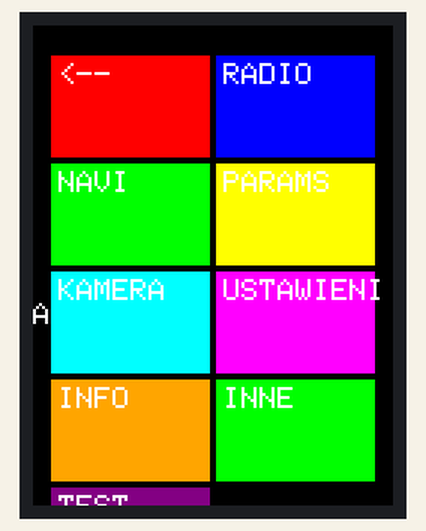
The program below on a simulated Arduino Mega 2560, built with avr-gcc and run on an emulated ATmega2560. Shown: 240×320 colour display. What the program prints to the serial monitor is not drawn.

Above: at 0.5 s.

The program:

main.cpp
```cpp
#include <MCUFRIEND_kbv.h>
#include <TouchScreen.h>
#include <Adafruit_GFX.h>
#include "Colors.hpp"
#include "ScreenParams.hpp"
#include "Layout.hpp"
#include "GBUButton.hpp"


// TFT i dotyk
MCUFRIEND_kbv tft;

// TouchScreen piny Mega
#define YP A3  // Must be an analog pin
#define XM A2  // Must be an analog pin
#define YM 9
#define XP 8

// Kalibracja (możesz zmienić po testach)
#define TS_MINX 120
#define TS_MAXX 900
#define TS_MINY 70
#define TS_MAXY 920

const int TS_LEFT=882,TS_RT=155,TS_TOP=57,TS_BOT=928;

TouchScreen ts = TouchScreen(XP, YP, XM, YM, 300);
TSPoint tp;

#define MINPRESSURE 200
#define MAXPRESSURE 1000

// Ekran GUI
enum Screen { MAIN_MENU, RADIO, NAVI, PARAMS, CAMERA };
Screen currentScreen = MAIN_MENU;

// void debugButton(Button btn) {
//   Serial.print("Button label: "); Serial.println(btn.label);
//   Serial.print("Button x: "); Serial.println(btn.x);
//   Serial.print("Button y: "); Serial.println(btn.y);
//   Serial.print("Button w: "); Serial.println(btn.w);
//   Serial.print("Button h: "); Serial.println(btn.h);
//   Serial.print("Button color: "); Serial.println(btn.color, HEX);
// }

int screenW = tft.width();
int screenH = tft.height();


bool isPressed(GBUButton btn, int x, int y) {
  return (x > btn.x && x < (btn.x + btn.w) &&
          y > btn.y && y < (btn.y + btn.h));
}

TSPoint getTouch() {
  TSPoint p = ts.getPoint();
  pinMode(YP, OUTPUT);
  pinMode(XM, OUTPUT);
  if (p.z > MINPRESSURE && p.z < MAXPRESSURE) {
    int x = map(p.x, TS_LEFT, TS_RT, 0, tft.width());
    int y = map(p.y, TS_TOP, TS_BOT, 0, tft.height());
    return TSPoint(x, y, 1);
  }
  return TSPoint(-1, -1, 0);
}

GBUButton* currentLayout = nullptr;

const char* labels[] = {
  "<--",
  "RADIO",
  "NAVI",
  "PARAMS",
  "KAMERA",
  "USTAWIENIA",
  "INFO",
  "INNE",
  "TEST",
  NULL
};

uint16_t colors[] = {
  RED,
  BLUE,
  GREEN,
  YELLOW,
  CYAN,
  MAGENTA,
  ORANGE,
  GREEN,
  PURPLE
};


void updateLayout() {
  currentLayout = createButtonGrid(9, labels, colors);
}

void drawMainMenu() {
  tft.fillScreen(BLACK);
  updateLayout();
  GBUButton* btn = currentLayout;
  Serial.println("Drawing main menu...");
  while (btn != nullptr) {
    drawButton(*btn, tft);  // Używamy wskaźnika do przycisku
    btn = btn->next;
  }
}

// void drawRadioScreen() {
//   tft.fillScreen(DARKGREY);
//   drawButton(currentLayout.btnBack);  // Używamy currentLayout zamiast lokalnej zmiennej
//   tft.setCursor(100, 100);
//   tft.setTextSize(3);
//   tft.setTextColor(WHITE);
//   tft.print("RADIO 99.8 MHz");
// }

// void drawNaviScreen() {
//   tft.fillScreen(BLUE);
//   drawButton(currentLayout.btnBack);  // Poprawiona zmienna z btnBack na currentLayout.btnBack
//   tft.setCursor(60, 100);
//   tft.setTextSize(2);
//   tft.setTextColor(WHITE);
//   tft.print("Nawigacja demo");
// }

// void drawParamsScreen() {
//   tft.fillScreen(BLACK);
//   drawButton(currentLayout.btnBack);  // Poprawiona zmienna z btnBack na currentLayout.btnBack
//   tft.setCursor(60, 100);
//   tft.setTextSize(2);
//   tft.setTextColor(GREEN);
//   tft.print("Temp: 90C");
//   tft.setCursor(60, 130);
//   tft.print("RPM: 2500");
// }

// void drawCameraScreen() {
//   tft.fillScreen(BLACK);
//   drawButton(currentLayout.btnBack);  // Poprawiona zmienna z btnBack na currentLayout.btnBack
//   tft.setCursor(60, 100);
//   tft.setTextSize(2);
//   tft.setTextColor(YELLOW);
//   tft.print("Kamera niedostepna");
//   tft.setCursor(60, 130);
//   tft.print("Dostepna na ESP32");
// }

void setup() {
  Serial.begin(9600);
  uint16_t ID = tft.readID();
  tft.begin(ID);
  tft.setRotation(VIEW_MODE);


  Serial.print("Screen width = ");
  Serial.println(screenW);
  Serial.print("Screen height = ");
  Serial.println(screenH);

  drawMainMenu();
}

void loop() {
  // tp = getTouch();
  // if (tp.z > 0) {
  //   switch (currentScreen) {
  //     case MAIN_MENU:
  //       if (isPressed(currentLayout.btnRadio, tp.x, tp.y)) {
  //         currentScreen = RADIO;
  //         drawRadioScreen();
  //       } else if (isPressed(currentLayout.btnNavi, tp.x, tp.y)) {
  //         currentScreen = NAVI;
  //         drawNaviScreen();
  //       } else if (isPressed(currentLayout.btnParams, tp.x, tp.y)) {
  //         currentScreen = PARAMS;
  //         drawParamsScreen();
  //       } else if (isPressed(currentLayout.btnCamera, tp.x, tp.y)) {
  //         currentScreen = CAMERA;
  //         drawCameraScreen();
  //       }
  //       break;

  //     case RADIO:
  //     case NAVI:
  //     case PARAMS:
  //     case CAMERA:
  //       if (isPressed(currentLayout.btnBack, tp.x, tp.y)) {
  //         currentScreen = MAIN_MENU;
  //         drawMainMenu();
  //       }
  //       break;
  //   }
    delay(300); // debouncing
  // }
}
```

Colors.hpp
```cpp
#pragma once

// Basic colors - mostly correct
#define BLACK   0x0000  // Correct
#define BLUE    0x001F  // Correct
#define RED     0xF800  // Correct
#define GREEN   0x07E0  // Correct
#define CYAN    0x07FF  // Correct
#define MAGENTA 0xF81F  // Correct
#define YELLOW  0xFFE0  // Correct
#define WHITE   0xFFFF  // Correct
#define ORANGE  0xFD20  // Correct
#define PURPLE  0x8010  // Correct
#define BROWN   0xBC40  // Correct
#define GREY    0x7BEF  // Correct

// Dark colors - some corrections needed
#define DARKBLUE    0x000F
#define DARKRED     0x8000
#define DARKGREEN   0x03E0
#define DARKCYAN    0x03EF
#define DARKMAGENTA 0x8010
#define DARKYELLOW  0x8400
#define DARKORANGE  0x8200
#define DARKPURPLE  0x4010
#define DARKBROWN   0x8200
#define DARKGREY    0x39E7

// Light colors - some corrections needed
#define LIGHTBLUE    0x739F
#define LIGHTGREEN   0x7FE0
#define LIGHTRED     0xF810
#define LIGHTCYAN    0x7FFF
#define LIGHTMAGENTA 0xFC1F
#define LIGHTYELLOW  0xFFE0
#define LIGHTORANGE  0xFE60
#define LIGHTPURPLE  0xA11F
#define LIGHTBROWN   0xCE60
#define LIGHTGREY    0xC618
```

GBUButton.cpp
```cpp
#include "GBUButton.hpp"
#include <MCUFRIEND_kbv.h>

void drawButton(GBUButton btn, MCUFRIEND_kbv &tft)
{
    tft.fillRect(btn.x, btn.y, btn.w, btn.h, btn.color);
    tft.setCursor(btn.x + 5, btn.y + 5);
    tft.setTextColor(WHITE);
    tft.setTextSize(2);
    tft.print(btn.label);
}
```

GBUButton.hpp
```cpp
#pragma once

#include <Arduino.h>
#include "Colors.hpp"
#include <MCUFRIEND_kbv.h>


struct GBUButton
{
    int x, y, w, h;
    const char *label;
    uint16_t color;
    GBUButton *next; // Dodane pole wskaźnika do następnego elementu
};

typedef struct
{
    GBUButton btnRadio;
    GBUButton btnNavi;
    GBUButton btnParams;
    GBUButton btnCamera;
    GBUButton btnBack;
} ButtonLayout;

void drawButton(GBUButton btn, MCUFRIEND_kbv &tft);
```

GenerateLayout.cpp
```cpp
#include "ScreenParams.hpp"
#include "Colors.hpp"
#include <Arduino.h>
#include "GBUButton.hpp"

ButtonLayout getButtonLayout(uint8_t viewMode) {
    ButtonLayout layout;

      if (viewMode == PORTRAIT) { // Portrait (pionowy)
          layout.btnRadio   = (GBUButton){
              static_cast<int>(SCREEN_WIDTH_PORTRAIT * 0.05),
              static_cast<int>(SCREEN_HEIGHT_PORTRAIT * 0.10),
              static_cast<int>(SCREEN_WIDTH_PORTRAIT * 0.4),
              50,
              "RADIO",
              RED
          };
          layout.btnNavi    = (GBUButton){
              static_cast<int>(SCREEN_WIDTH_PORTRAIT * 0.55),
              static_cast<int>(SCREEN_HEIGHT_PORTRAIT * 0.10),
              static_cast<int>(SCREEN_WIDTH_PORTRAIT * 0.4),
              50,
              "NAVI",
              BLUE
          };
          layout.btnParams  = (GBUButton){
              static_cast<int>(SCREEN_WIDTH_PORTRAIT * 0.3),
              static_cast<int>(SCREEN_HEIGHT_PORTRAIT * 0.35),
              static_cast<int>(SCREEN_WIDTH_PORTRAIT * 0.4),
              50,
              "PARAMS",
              GREEN
          };
          layout.btnCamera  = (GBUButton){
              static_cast<int>(SCREEN_WIDTH_PORTRAIT * 0.2),
              static_cast<int>(SCREEN_HEIGHT_PORTRAIT * 0.65),
              static_cast<int>(SCREEN_WIDTH_PORTRAIT * 0.6),
              50,
              "KAMERA",
              YELLOW
          };
          layout.btnBack    = (GBUButton){
              static_cast<int>(SCREEN_WIDTH_PORTRAIT * 0.02),
              static_cast<int>(SCREEN_HEIGHT_PORTRAIT * 0.02),
              static_cast<int>(SCREEN_WIDTH_PORTRAIT * 0.2),
              static_cast<int>(SCREEN_HEIGHT_PORTRAIT * 0.15),
              "<--",
              CYAN
          };
      /////////////////////////////////////////////////////////////////////////////////
      } else { // Landscape (poziomy)
          layout.btnRadio   = (GBUButton){
              static_cast<int>(SCREEN_WIDTH_LANDSCAPE * 0.10),
              static_cast<int>(SCREEN_HEIGHT_LANDSCAPE * 0.15),
              static_cast<int>(SCREEN_WIDTH_LANDSCAPE * 0.35),
              50,
              "RADIO",
              RED
          };
          layout.btnNavi    = (GBUButton){
              static_cast<int>(SCREEN_WIDTH_LANDSCAPE * 0.10),
              static_cast<int>(SCREEN_HEIGHT_LANDSCAPE * 0.65),
              static_cast<int>(SCREEN_WIDTH_LANDSCAPE * 0.35),
              50,
              "NAVI",
              BLUE
          };
          layout.btnParams  = (GBUButton){
              static_cast<int>(SCREEN_WIDTH_LANDSCAPE * 0.55),
              static_cast<int>(SCREEN_HEIGHT_LANDSCAPE * 0.15),
              static_cast<int>(SCREEN_WIDTH_LANDSCAPE * 0.35),
              50,
              "PARAMS",
              GREEN
          };
          layout.btnCamera  = (GBUButton){
              static_cast<int>(SCREEN_WIDTH_LANDSCAPE * 0.55),
              static_cast<int>(SCREEN_HEIGHT_LANDSCAPE * 0.65),
              static_cast<int>(SCREEN_WIDTH_LANDSCAPE * 0.35),
              50,
              "KAMERA",
              YELLOW
          };
          layout.btnBack    = (GBUButton){
              static_cast<int>(SCREEN_WIDTH_LANDSCAPE * 0.02),
              static_cast<int>(SCREEN_HEIGHT_LANDSCAPE * 0.02),
              static_cast<int>(SCREEN_WIDTH_LANDSCAPE * 0.15),
              static_cast<int>(SCREEN_HEIGHT_LANDSCAPE * 0.2),
              "<--",
              CYAN
          };
      }

      return layout;
    }

    // //not optimal layout, but works for now
    // ButtonLayout getButtonLayout(uint8_t viewMode) {
    //   ButtonLayout layout;

    //   if (viewMode == 0) { // Portrait (pionowy)
    //       layout.btnRadio   = (Button){ screenW * 0.05, screenH * 0.10, screenW * 0.4, 50, "RADIO", RED };
    //       layout.btnNavi    = (Button){ screenW * 0.55, screenH * 0.10, screenW * 0.4, 50, "NAVI", BLUE };
    //       layout.btnParams  = (Button){ screenW * 0.3,  screenH * 0.35, screenW * 0.4, 50, "PARAMS", GREEN };
    //       layout.btnCamera  = (Button){ screenW * 0.2,  screenH * 0.65, screenW * 0.6, 50, "KAMERA", YELLOW };
    //       layout.btnBack    = (Button){ screenW * 0.02, screenH * 0.02, screenW * 0.2, screenH * 0.15, "<--", CYAN };
    //   } else { // Landscape (poziomy)
    //       layout.btnRadio   = (Button){ screenW * 0.10, screenH * 0.05, screenW * 0.35, 50, "RADIO", RED };
    //       layout.btnNavi    = (Button){ screenW * 0.10, screenH * 0.55, screenW * 0.35, 50, "NAVI", BLUE };
    //       layout.btnParams  = (Button){ screenW * 0.55, screenH * 0.05, screenW * 0.35, 50, "PARAMS", GREEN };
    //       layout.btnCamera  = (Button){ screenW * 0.55, screenH * 0.55, screenW * 0.35, 50, "KAMERA", YELLOW };
    //       layout.btnBack    = (Button){ screenW * 0.02, screenH * 0.02, screenW * 0.15, screenH * 0.2, "<--", CYAN };
    //   }

    //   return layout;
    // }

    // //portrait = (screenW < screenH); // true if portrait mode setRotation(0);
    // Button btnRadio   = { screenW * 0.05, screenH * 0.10, screenW * 0.4, 50, "RADIO", RED };
    // Button btnNavi    = { screenW * 0.55, screenH * 0.10, screenW * 0.4, 50, "NAVI", BLUE };
    // Button btnParams  = { screenW * 0.3,  screenH * 0.35, screenW * 0.4, 50, "PARAMS", GREEN };
    // Button btnCamera  = { screenW * 0.2,  screenH * 0.65, screenW * 0.6, 50, "KAMERA", YELLOW };
    // Button btnBack    = { screenW * 0.02, screenH * 0.02, screenW * 0.2, screenH * 0.15, "<--", CYAN };


    // Button btnRadio   = { 20, 40, 120, 60, "RADIO", RED };
    // Button btnNavi    = { 180, 40, 120, 60, "NAVI", BLUE };
    // Button btnParams  = { 100, 120, 120, 60, "PARAMS", GREEN };
    // Button btnCamera  = { 60, 200, 200, 60, "KAMERA", YELLOW };
    // Button btnBack    = { 10, 10, 80, 40, "<--", CYAN };


    // poor layout, not acceptable for now
// ButtonLayout getButtonLayout(uint8_t viewMode) {
//   ButtonLayout layout;

//   if (viewMode == 0) { // Portrait (pionowy) - dla ekranu 432x240
//       // Przycisk Back w lewym górnym rogu, ale mniejszy aby nie nachodził na inne
//       layout.btnBack    = (Button){ 10, 10, 80, 40, "<--", CYAN };

//       // Przyciski w pierwszym rzędzie - odsunięte od lewej krawędzi i od przycisku Back
//       layout.btnRadio   = (Button){ 110, 30, 150, 50, "RADIO", RED };
//       layout.btnNavi    = (Button){ 270, 30, 150, 50, "NAVI", BLUE };

//       // Przycisk w środkowym rzędzie
//       layout.btnParams  = (Button){ 140, 100, 150, 50, "PARAMS", GREEN };

//       // Przycisk w dolnym rzędzie
//       layout.btnCamera  = (Button){ 110, 170, 210, 50, "KAMERA", YELLOW };
//   } else { // Landscape (poziomy) - dla ekranu 432x240
//       // Lewa strona ekranu
//       layout.btnBack    = (Button){ 10, 10, 80, 40, "<--", CYAN };
//       layout.btnRadio   = (Button){ 30, 70, 170, 50, "RADIO", RED };
//       layout.btnNavi    = (Button){ 30, 140, 170, 50, "NAVI", BLUE };

//       // Prawa strona ekranu
//       layout.btnParams  = (Button){ 230, 70, 170, 50, "PARAMS", GREEN };
//       layout.btnCamera  = (Button){ 230, 140, 170, 50, "KAMERA", YELLOW };
//   }

//   return layout;
// }
```

Layout.hpp
```cpp
#pragma once
#include <Arduino.h>
#include "GBUButton.hpp"
#include "ScreenParams.hpp"

struct Color1 {
    uint16_t color;
    Color1* next = nullptr;
};

GBUButton *createButtonGrid(uint16_t amount, const char **labels, uint16_t *colors);
```

ScreenParams.hpp
```cpp
#pragma once

#define SCREEN_WIDTH_LANDSCAPE 400
#define SCREEN_HEIGHT_LANDSCAPE 240

#define SCREEN_WIDTH_PORTRAIT 240
#define SCREEN_HEIGHT_PORTRAIT 400

#define PORTRAIT 0
#define LANDSCAPE 1

#define VIEW_MODE PORTRAIT
```

Source omitted: Layout.cpp (5385 bytes), guition.cpp (14112 bytes)
